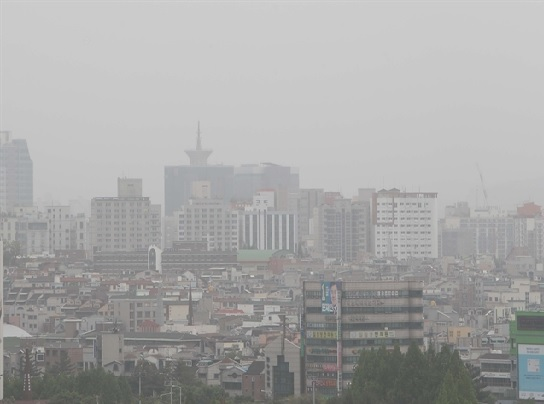
#> input picture chap06/images_ch06/grayCity.jpg, 544 x 404 px
$ python normalize.py
#> lines starting #> are read from the running program, lines starting #| are printed output that depends on the picture
import sys
import numpy as np
import cv2
import matplotlib.pyplot as plt

src = cv2.imread('grayCity.jpg', cv2.IMREAD_GRAYSCALE)
#> src: shape (404, 544); min 76, max 216, mean 166.6
shist = cv2.calcHist([src], [0], None, [256], [0, 256])
#> shist = 256 values, max 18232 at index 202, min 0 at index 0, mean 858.5

if src is None:
    print('Image load failed!')
    sys.exit()

dst = cv2.normalize(src, None, 0, 255, cv2.NORM_MINMAX)
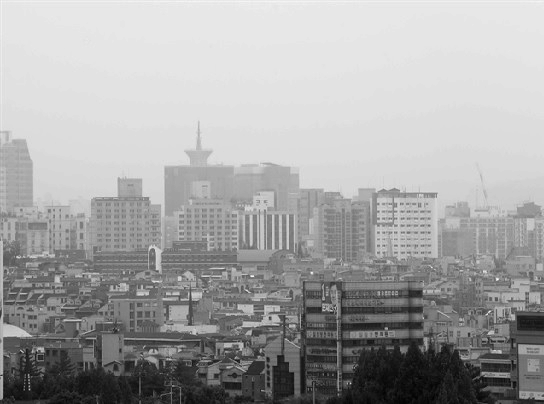
#> dst: shape (404, 544); min 0, max 255, mean 164.9
dhist = cv2.calcHist([dst], [0], None, [256], [0, 256])
#> dhist = 256 values, max 18232 at index 229, min 0 at index 1, mean 858.5

plt.subplot(121), plt.plot(shist)
plt.subplot(122), plt.plot(dhist)
plt.show()
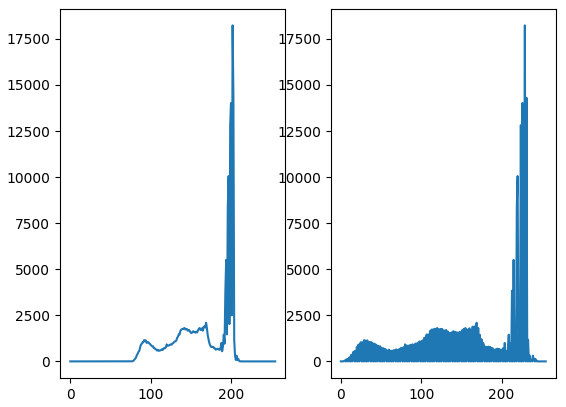
#> figure drawn by matplotlib, 2 panels; panel 1: curve peaks at x = 202, y = 18232; panel 2: curve peaks at x = 229, y = 18232

# [4 lines of commented-out code are left out]
